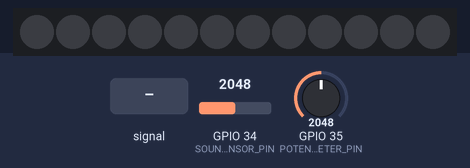
The program below on a simulated ESP32. On the bench: 12 RGB LEDs in strip order, left to right. Inputs (shaded band) come from the test bench; at power-on: GPIO 34 (SOUND_SENSOR_PIN) = 2048, GPIO 35 (POTENTIOMETER_PIN) = 2048. Dim RGB values are drawn brighter than linear.

Above: at 1.2 s.
1.3 s: GPIO 34 (SOUND_SENSOR_PIN) fed a 200 Hz sine of ±327 counts around its level
At 2.05 s:
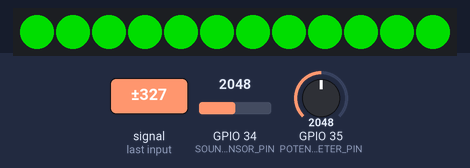
4.3 s: GPIO 34 (SOUND_SENSOR_PIN) set to 2112
5.8 s: GPIO 34 (SOUND_SENSOR_PIN) set to 2047
At 6.7 s:
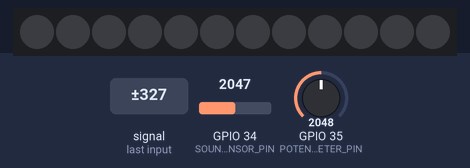
7.3 s: GPIO 34 (SOUND_SENSOR_PIN) set to 2866
At 7.6 s:
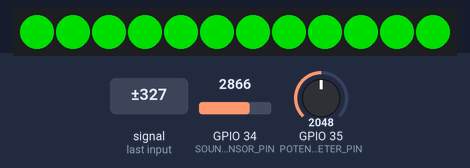
Timing chart, 0 to 9.8 s (numbered marks = the images above; inputs shaded):
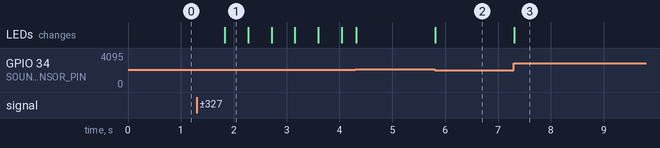

Measured:
- after the input at 1.3 s, the LEDs: change after 0.53 s (image 1)
- after the input at 5.8 s, the LEDs: change at once (image 2)
- after the input at 7.3 s, the LEDs: change at once (image 3)
- what the display in image 1 shows lasts 0.5 s, from 1.8 s to 2.3 s

The program:

main.cpp
```cpp
#include <Adafruit_NeoPixel.h>

#define SOUND_SENSOR_PIN 34  // Pin connected to the sound sensor
#define POTENTIOMETER_PIN 35  // Pin connected to the potentiometer
#define PIN        6  // Pin connected to the NeoPixel ring
#define NUMPIXELS 12  // Number of LEDs in the NeoPixel ring

Adafruit_NeoPixel pixels(NUMPIXELS, PIN, NEO_GRB + NEO_KHZ800);

void setup() {
  pixels.begin();  // Initialize the NeoPixel library
  pinMode(SOUND_SENSOR_PIN, INPUT);  // Initialize the sound sensor pin as an input
  pinMode(POTENTIOMETER_PIN, INPUT);  // Initialize the potentiometer pin as an input
}

void loop() {
  int soundValue = analogRead(SOUND_SENSOR_PIN);  // Read the value from the sound sensor
  int sensitivity = analogRead(POTENTIOMETER_PIN);  // Read the value from the potentiometer

  for(int i=0; i<NUMPIXELS; i++) {  // For each pixel...
    if (soundValue > sensitivity) {  // If the sound value is greater than the sensitivity...
      pixels.setPixelColor(i, pixels.Color(0, 150, 0));  // Set the pixel color to green
    } else {
      pixels.setPixelColor(i, pixels.Color(0, 0, 0));  // Otherwise, turn off the pixel
    }
    pixels.show();  // Update the ring with the new color
  }

  delay(50);  // Wait for 50 milliseconds
}
```
